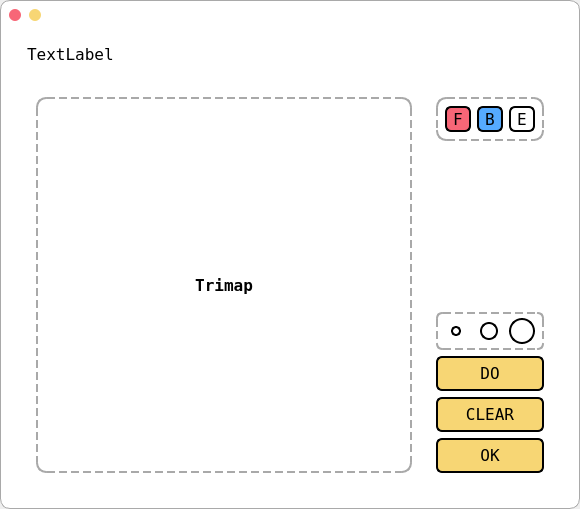
<?xml version="1.0" encoding="UTF-8"?>
<ui version="4.0">
 <class>ChangeTrimapWindow</class>
 <widget class="QMainWindow" name="ChangeTrimapWindow">
  <property name="geometry">
   <rect>
    <x>0</x>
    <y>0</y>
    <width>580</width>
    <height>506</height>
   </rect>
  </property>
  <property name="windowTitle">
   <string>Change Trimap</string>
  </property>
  <property name="styleSheet">
   <string notr="true">#centralwidget {
	background-color: rgb(255, 255, 255);
	border:1px solid darkGray;
 	border-radius:10px;
  	/*border-bottom-right-radius:10px;*/
}</string>
  </property>
  <widget class="QWidget" name="centralwidget">
   <property name="styleSheet">
    <string notr="true"/>
   </property>
   <layout class="QVBoxLayout" name="verticalLayout">
    <item>
     <widget class="QWidget" name="widget_8" native="true">
      <property name="sizePolicy">
       <sizepolicy hsizetype="Fixed" vsizetype="Fixed">
        <horstretch>0</horstretch>
        <verstretch>0</verstretch>
       </sizepolicy>
      </property>
      <property name="toolTipDuration">
       <number>-1</number>
      </property>
      <layout class="QHBoxLayout" name="horizontalLayout_10">
       <property name="spacing">
        <number>8</number>
       </property>
       <property name="sizeConstraint">
        <enum>QLayout::SetDefaultConstraint</enum>
       </property>
       <property name="leftMargin">
        <number>0</number>
       </property>
       <property name="topMargin">
        <number>0</number>
       </property>
       <property name="rightMargin">
        <number>0</number>
       </property>
       <property name="bottomMargin">
        <number>0</number>
       </property>
       <item>
        <widget class="QPushButton" name="close_button">
         <property name="enabled">
          <bool>true</bool>
         </property>
         <property name="sizePolicy">
          <sizepolicy hsizetype="Fixed" vsizetype="Fixed">
           <horstretch>0</horstretch>
           <verstretch>0</verstretch>
          </sizepolicy>
         </property>
         <property name="minimumSize">
          <size>
           <width>0</width>
           <height>0</height>
          </size>
         </property>
         <property name="maximumSize">
          <size>
           <width>12</width>
           <height>12</height>
          </size>
         </property>
         <property name="styleSheet">
          <string notr="true">QPushButton{background:#F76677;border-radius:6px;}QPushButton:hover{background:red;}</string>
         </property>
         <property name="text">
          <string/>
         </property>
         <property name="iconSize">
          <size>
           <width>0</width>
           <height>0</height>
          </size>
         </property>
         <property name="checkable">
          <bool>false</bool>
         </property>
        </widget>
       </item>
       <item>
        <widget class="QPushButton" name="mini_button">
         <property name="sizePolicy">
          <sizepolicy hsizetype="Fixed" vsizetype="Fixed">
           <horstretch>0</horstretch>
           <verstretch>0</verstretch>
          </sizepolicy>
         </property>
         <property name="maximumSize">
          <size>
           <width>12</width>
           <height>12</height>
          </size>
         </property>
         <property name="styleSheet">
          <string notr="true">QPushButton{background:#F7D674;border-radius:6px;}QPushButton:hover{background:yellow;}</string>
         </property>
         <property name="text">
          <string/>
         </property>
         <property name="iconSize">
          <size>
           <width>0</width>
           <height>0</height>
          </size>
         </property>
        </widget>
       </item>
      </layout>
     </widget>
    </item>
    <item>
     <widget class="QWidget" name="widget_6" native="true">
      <layout class="QVBoxLayout" name="verticalLayout_4">
       <item>
        <widget class="QWidget" name="widget_7" native="true">
         <property name="sizePolicy">
          <sizepolicy hsizetype="Preferred" vsizetype="Fixed">
           <horstretch>0</horstretch>
           <verstretch>0</verstretch>
          </sizepolicy>
         </property>
         <layout class="QHBoxLayout" name="horizontalLayout_8">
          <item>
           <widget class="QLabel" name="img_name">
            <property name="font">
             <font>
              <family>Terminal</family>
              <pointsize>12</pointsize>
             </font>
            </property>
            <property name="text">
             <string>TextLabel</string>
            </property>
           </widget>
          </item>
         </layout>
        </widget>
       </item>
       <item>
        <widget class="QWidget" name="widget_4" native="true">
         <layout class="QHBoxLayout" name="horizontalLayout">
          <item>
           <widget class="QWidget" name="trimap_widget" native="true">
            <property name="sizePolicy">
             <sizepolicy hsizetype="Fixed" vsizetype="Fixed">
              <horstretch>0</horstretch>
              <verstretch>0</verstretch>
             </sizepolicy>
            </property>
            <layout class="QVBoxLayout" name="verticalLayout_5">
             <property name="leftMargin">
              <number>9</number>
             </property>
             <item>
              <widget class="QLabel" name="image_label">
               <property name="sizePolicy">
                <sizepolicy hsizetype="Preferred" vsizetype="Preferred">
                 <horstretch>0</horstretch>
                 <verstretch>0</verstretch>
                </sizepolicy>
               </property>
               <property name="minimumSize">
                <size>
                 <width>376</width>
                 <height>376</height>
                </size>
               </property>
               <property name="font">
                <font>
                 <family>Terminal</family>
                 <pointsize>12</pointsize>
                 <weight>75</weight>
                 <bold>true</bold>
                </font>
               </property>
               <property name="styleSheet">
                <string notr="true">QLabel{
border:2px dashed darkGray;
border-radius:10px;
}</string>
               </property>
               <property name="text">
                <string>Trimap</string>
               </property>
               <property name="alignment">
                <set>Qt::AlignCenter</set>
               </property>
              </widget>
             </item>
            </layout>
           </widget>
          </item>
          <item>
           <widget class="QWidget" name="widget" native="true">
            <layout class="QVBoxLayout" name="verticalLayout_2">
             <item>
              <widget class="QWidget" name="widget_5" native="true">
               <property name="sizePolicy">
                <sizepolicy hsizetype="Preferred" vsizetype="Fixed">
                 <horstretch>0</horstretch>
                 <verstretch>0</verstretch>
                </sizepolicy>
               </property>
               <property name="layoutDirection">
                <enum>Qt::LeftToRight</enum>
               </property>
               <property name="styleSheet">
                <string notr="true">border:2px dashed darkGray;
border-radius:10px;</string>
               </property>
               <layout class="QHBoxLayout" name="horizontalLayout_9">
                <item>
                 <widget class="QPushButton" name="f_button">
                  <property name="enabled">
                   <bool>true</bool>
                  </property>
                  <property name="sizePolicy">
                   <sizepolicy hsizetype="Fixed" vsizetype="Fixed">
                    <horstretch>0</horstretch>
                    <verstretch>0</verstretch>
                   </sizepolicy>
                  </property>
                  <property name="minimumSize">
                   <size>
                    <width>26</width>
                    <height>26</height>
                   </size>
                  </property>
                  <property name="maximumSize">
                   <size>
                    <width>26</width>
                    <height>26</height>
                   </size>
                  </property>
                  <property name="font">
                   <font>
                    <family>Terminal</family>
                    <pointsize>12</pointsize>
                   </font>
                  </property>
                  <property name="styleSheet">
                   <string notr="true">QPushButton{background:#F76677;border-radius:6px;border:2px solid black;}QPushButton:hover{background:rgb(226, 93, 111);}</string>
                  </property>
                  <property name="text">
                   <string>F</string>
                  </property>
                  <property name="iconSize">
                   <size>
                    <width>0</width>
                    <height>0</height>
                   </size>
                  </property>
                  <property name="checkable">
                   <bool>false</bool>
                  </property>
                 </widget>
                </item>
                <item>
                 <widget class="QPushButton" name="b_button">
                  <property name="enabled">
                   <bool>true</bool>
                  </property>
                  <property name="sizePolicy">
                   <sizepolicy hsizetype="Fixed" vsizetype="Fixed">
                    <horstretch>0</horstretch>
                    <verstretch>0</verstretch>
                   </sizepolicy>
                  </property>
                  <property name="minimumSize">
                   <size>
                    <width>26</width>
                    <height>26</height>
                   </size>
                  </property>
                  <property name="maximumSize">
                   <size>
                    <width>26</width>
                    <height>26</height>
                   </size>
                  </property>
                  <property name="font">
                   <font>
                    <family>Terminal</family>
                    <pointsize>12</pointsize>
                   </font>
                  </property>
                  <property name="styleSheet">
                   <string notr="true">QPushButton{background:rgb(85, 170, 255);border-radius:6px;border:2px solid black;}QPushButton:hover{background:rgb(77, 155, 232);}</string>
                  </property>
                  <property name="text">
                   <string>B</string>
                  </property>
                  <property name="iconSize">
                   <size>
                    <width>0</width>
                    <height>0</height>
                   </size>
                  </property>
                  <property name="checkable">
                   <bool>false</bool>
                  </property>
                 </widget>
                </item>
                <item>
                 <widget class="QPushButton" name="e_button">
                  <property name="enabled">
                   <bool>true</bool>
                  </property>
                  <property name="sizePolicy">
                   <sizepolicy hsizetype="Fixed" vsizetype="Fixed">
                    <horstretch>0</horstretch>
                    <verstretch>0</verstretch>
                   </sizepolicy>
                  </property>
                  <property name="minimumSize">
                   <size>
                    <width>26</width>
                    <height>26</height>
                   </size>
                  </property>
                  <property name="maximumSize">
                   <size>
                    <width>26</width>
                    <height>26</height>
                   </size>
                  </property>
                  <property name="font">
                   <font>
                    <family>Terminal</family>
                    <pointsize>12</pointsize>
                   </font>
                  </property>
                  <property name="styleSheet">
                   <string notr="true">QPushButton{
background:rgb(255, 255, 255);
border-radius:6px;
border:2px solid black;
}
QPushButton:hover{background:rgb(243, 243, 243);}</string>
                  </property>
                  <property name="text">
                   <string>E</string>
                  </property>
                  <property name="iconSize">
                   <size>
                    <width>0</width>
                    <height>0</height>
                   </size>
                  </property>
                  <property name="checkable">
                   <bool>false</bool>
                  </property>
                 </widget>
                </item>
               </layout>
              </widget>
             </item>
             <item>
              <spacer name="verticalSpacer_2">
               <property name="orientation">
                <enum>Qt::Vertical</enum>
               </property>
               <property name="sizeHint" stdset="0">
                <size>
                 <width>20</width>
                 <height>40</height>
                </size>
               </property>
              </spacer>
             </item>
             <item>
              <widget class="QFrame" name="frame_8">
               <property name="styleSheet">
                <string notr="true">#frame_8{
border: 2px dashed darkGray;
border-radius:6px;
}</string>
               </property>
               <property name="frameShape">
                <enum>QFrame::NoFrame</enum>
               </property>
               <property name="frameShadow">
                <enum>QFrame::Raised</enum>
               </property>
               <layout class="QHBoxLayout" name="horizontalLayout_15">
                <property name="spacing">
                 <number>2</number>
                </property>
                <property name="leftMargin">
                 <number>2</number>
                </property>
                <property name="topMargin">
                 <number>2</number>
                </property>
                <property name="rightMargin">
                 <number>2</number>
                </property>
                <property name="bottomMargin">
                 <number>2</number>
                </property>
                <item>
                 <widget class="QFrame" name="frame_12">
                  <property name="sizePolicy">
                   <sizepolicy hsizetype="Fixed" vsizetype="Fixed">
                    <horstretch>0</horstretch>
                    <verstretch>0</verstretch>
                   </sizepolicy>
                  </property>
                  <property name="minimumSize">
                   <size>
                    <width>30</width>
                    <height>30</height>
                   </size>
                  </property>
                  <property name="maximumSize">
                   <size>
                    <width>30</width>
                    <height>30</height>
                   </size>
                  </property>
                  <property name="frameShape">
                   <enum>QFrame::NoFrame</enum>
                  </property>
                  <property name="frameShadow">
                   <enum>QFrame::Raised</enum>
                  </property>
                  <layout class="QHBoxLayout" name="horizontalLayout_16">
                   <property name="leftMargin">
                    <number>0</number>
                   </property>
                   <property name="topMargin">
                    <number>0</number>
                   </property>
                   <property name="rightMargin">
                    <number>0</number>
                   </property>
                   <property name="bottomMargin">
                    <number>0</number>
                   </property>
                   <item>
                    <widget class="QPushButton" name="small_button">
                     <property name="sizePolicy">
                      <sizepolicy hsizetype="Fixed" vsizetype="Fixed">
                       <horstretch>0</horstretch>
                       <verstretch>0</verstretch>
                      </sizepolicy>
                     </property>
                     <property name="minimumSize">
                      <size>
                       <width>10</width>
                       <height>10</height>
                      </size>
                     </property>
                     <property name="maximumSize">
                      <size>
                       <width>10</width>
                       <height>10</height>
                      </size>
                     </property>
                     <property name="styleSheet">
                      <string notr="true">QPushButton{
background:white;
border:2px solid black;
border-radius:5px;
}
QPushButton:hover{background:grey;}</string>
                     </property>
                     <property name="text">
                      <string/>
                     </property>
                    </widget>
                   </item>
                  </layout>
                 </widget>
                </item>
                <item>
                 <widget class="QFrame" name="frame_13">
                  <property name="sizePolicy">
                   <sizepolicy hsizetype="Fixed" vsizetype="Fixed">
                    <horstretch>0</horstretch>
                    <verstretch>0</verstretch>
                   </sizepolicy>
                  </property>
                  <property name="minimumSize">
                   <size>
                    <width>30</width>
                    <height>30</height>
                   </size>
                  </property>
                  <property name="maximumSize">
                   <size>
                    <width>30</width>
                    <height>30</height>
                   </size>
                  </property>
                  <property name="frameShape">
                   <enum>QFrame::NoFrame</enum>
                  </property>
                  <property name="frameShadow">
                   <enum>QFrame::Raised</enum>
                  </property>
                  <layout class="QHBoxLayout" name="horizontalLayout_17">
                   <property name="leftMargin">
                    <number>0</number>
                   </property>
                   <property name="topMargin">
                    <number>0</number>
                   </property>
                   <property name="rightMargin">
                    <number>0</number>
                   </property>
                   <property name="bottomMargin">
                    <number>0</number>
                   </property>
                   <item>
                    <widget class="QPushButton" name="middle_button">
                     <property name="minimumSize">
                      <size>
                       <width>18</width>
                       <height>18</height>
                      </size>
                     </property>
                     <property name="maximumSize">
                      <size>
                       <width>18</width>
                       <height>18</height>
                      </size>
                     </property>
                     <property name="styleSheet">
                      <string notr="true">QPushButton{
background:white;
border:2px solid black;
border-radius:9px;
}
QPushButton:hover{background:grey;}</string>
                     </property>
                     <property name="text">
                      <string/>
                     </property>
                    </widget>
                   </item>
                  </layout>
                 </widget>
                </item>
                <item>
                 <widget class="QFrame" name="frame_14">
                  <property name="sizePolicy">
                   <sizepolicy hsizetype="Fixed" vsizetype="Fixed">
                    <horstretch>0</horstretch>
                    <verstretch>0</verstretch>
                   </sizepolicy>
                  </property>
                  <property name="minimumSize">
                   <size>
                    <width>30</width>
                    <height>30</height>
                   </size>
                  </property>
                  <property name="maximumSize">
                   <size>
                    <width>30</width>
                    <height>30</height>
                   </size>
                  </property>
                  <property name="frameShape">
                   <enum>QFrame::NoFrame</enum>
                  </property>
                  <property name="frameShadow">
                   <enum>QFrame::Raised</enum>
                  </property>
                  <layout class="QHBoxLayout" name="horizontalLayout_18">
                   <property name="leftMargin">
                    <number>0</number>
                   </property>
                   <property name="topMargin">
                    <number>0</number>
                   </property>
                   <property name="rightMargin">
                    <number>0</number>
                   </property>
                   <property name="bottomMargin">
                    <number>0</number>
                   </property>
                   <item>
                    <widget class="QPushButton" name="large_button">
                     <property name="minimumSize">
                      <size>
                       <width>26</width>
                       <height>26</height>
                      </size>
                     </property>
                     <property name="maximumSize">
                      <size>
                       <width>26</width>
                       <height>26</height>
                      </size>
                     </property>
                     <property name="styleSheet">
                      <string notr="true">QPushButton{
background:white;
border:2px solid black;
border-radius:13px;
}
QPushButton:hover{background:grey;}</string>
                     </property>
                     <property name="text">
                      <string/>
                     </property>
                    </widget>
                   </item>
                  </layout>
                 </widget>
                </item>
               </layout>
              </widget>
             </item>
             <item>
              <widget class="QPushButton" name="do_button">
               <property name="font">
                <font>
                 <family>Terminal</family>
                 <pointsize>12</pointsize>
                </font>
               </property>
               <property name="styleSheet">
                <string notr="true">QPushButton{
background:#F7D674;
border-radius:6px;
padding-top:6px;
padding-bottom:6px;
padding-left:12px;
padding-right:12px;
border:2px solid black;
}
QPushButton:hover{
background:yellow;
}</string>
               </property>
               <property name="text">
                <string>DO</string>
               </property>
              </widget>
             </item>
             <item>
              <widget class="QPushButton" name="clear_button">
               <property name="font">
                <font>
                 <family>Terminal</family>
                 <pointsize>12</pointsize>
                </font>
               </property>
               <property name="styleSheet">
                <string notr="true">QPushButton{
background:#F7D674;
border-radius:6px;
padding-top:6px;
padding-bottom:6px;
padding-left:12px;
padding-right:12px;
border:2px solid black;
}
QPushButton:hover{
background:yellow;
}</string>
               </property>
               <property name="text">
                <string>CLEAR</string>
               </property>
              </widget>
             </item>
             <item>
              <widget class="QPushButton" name="ok_button">
               <property name="font">
                <font>
                 <family>Terminal</family>
                 <pointsize>12</pointsize>
                </font>
               </property>
               <property name="styleSheet">
                <string notr="true">QPushButton{
background:#F7D674;
border-radius:6px;
padding-top:6px;
padding-bottom:6px;
padding-left:12px;
padding-right:12px;
border:2px solid black;
}
QPushButton:hover{
background:yellow;
}</string>
               </property>
               <property name="text">
                <string>OK</string>
               </property>
              </widget>
             </item>
            </layout>
           </widget>
          </item>
         </layout>
        </widget>
       </item>
      </layout>
     </widget>
    </item>
   </layout>
  </widget>
 </widget>
 <resources/>
 <connections/>
</ui>
